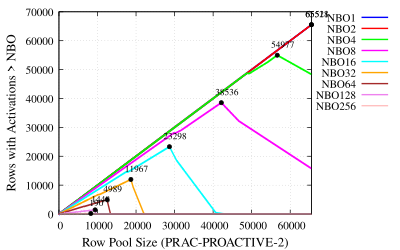

Reproduce this figure in gnuplot.
# Set terminal to PDF with enhanced font, size, and format
set terminal pdfcairo enhanced font 'Times,12' size 4in, 2.5in
set output 'plot-max-rows-nbo-prac2-pro.pdf'

# Set labels for axes
set xlabel 'Row Pool Size (PRAC-PROACTIVE-2)' font 'Times,14'
set ylabel 'Rows with Activations > NBO' font 'Times,14'

# Set x-axis limit
set xrange [0:65536]

# Enable grid lines
set grid

# Set key outside the plot
set key outside top

# Define custom labels for each file
labels = "NBO1 NBO2 NBO4 NBO8 NBO16 NBO32 NBO64 NBO128 NBO256"

# Function to find the highest point in a data file
highest_point(file) = sprintf('< awk ''{if ($1 != "GroupSize" && ($6 > max || ($6 == max && $1 > x))) {max=$6; x=$1}} END {print x, max}'' %s', file)

# List of files to plot
files = "../NBO1/NBO1-prac2-pro.txt ../NBO2/NBO2-prac2-pro.txt ../NBO4/NBO4-prac2-pro.txt ../NBO8/NBO8-prac2-pro.txt ../NBO16/NBO16-prac2-pro.txt ../NBO32/NBO32-prac2-pro.txt ../NBO64/NBO64-prac2-pro.txt ../NBO128/NBO128-prac2-pro.txt ../NBO256/NBO256-prac2-pro.txt"

# Colors for the plots
colors = "blue red green magenta cyan orange brown violet pink yellow"

# Plot commands with custom labels, colors, line styles, and markers
plot for [i=1:words(files)] word(files, i) using 1:6 with lines lw 2 lc rgb word(colors, i) title word(labels, i), \
     for [i=1:words(files)] highest_point(word(files, i)) using 1:2 with points pointtype 7 pointsize 0.5 lc rgb "black" notitle, \
     for [i=1:words(files)] highest_point(word(files, i)) using 1:2:(sprintf("%.0f", $2)) with labels offset char 1, char 1 font 'Times,10' notitle
